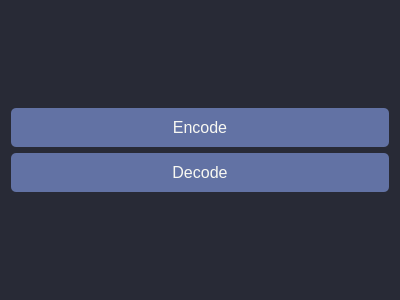
<?xml version="1.0" encoding="UTF-8"?>
<ui version="4.0">
 <class>ModeSelectionWindow</class>
 <widget class="QWidget" name="ModeSelectionWindow">
  <property name="geometry">
   <rect>
    <x>0</x>
    <y>0</y>
    <width>400</width>
    <height>300</height>
   </rect>
  </property>
  <property name="windowTitle">
   <string>LSB Steganography - Mode Selection</string>
  </property>
  <property name="styleSheet">
   <string notr="true">QWidget {
    background-color: #282a36;
}

QPushButton {
    background-color: #6272a4;
    color: #f8f8f2;
    border: none;
    border-radius: 5px;
    padding: 10px;
    font-size: 16px;
    min-width: 120px;
}

QPushButton:hover {
    background-color: #8be9fd;
    color: #282a36;
}
</string>
  </property>
  <layout class="QVBoxLayout" name="verticalLayout">
   <item>
    <spacer name="verticalSpacer">
     <property name="orientation">
      <enum>Qt::Vertical</enum>
     </property>
     <property name="sizeHint" stdset="0">
      <size>
       <width>20</width>
       <height>40</height>
      </size>
     </property>
    </spacer>
   </item>
   <item>
    <widget class="QPushButton" name="btnEncode">
     <property name="text">
      <string>Encode</string>
     </property>
    </widget>
   </item>
   <item>
    <widget class="QPushButton" name="btnDecode">
     <property name="text">
      <string>Decode</string>
     </property>
    </widget>
   </item>
   <item>
    <spacer name="verticalSpacer_2">
     <property name="orientation">
      <enum>Qt::Vertical</enum>
     </property>
     <property name="sizeHint" stdset="0">
      <size>
       <width>20</width>
       <height>40</height>
      </size>
     </property>
    </spacer>
   </item>
  </layout>
 </widget>
 <resources/>
 <connections/>
</ui>
